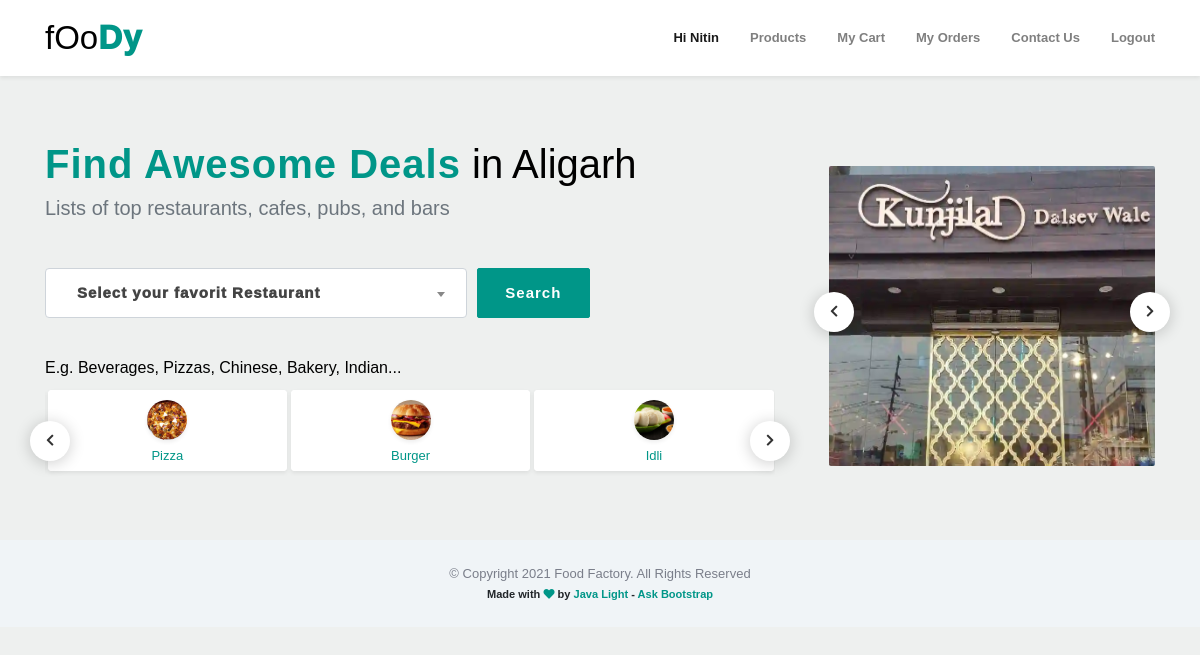
The page /home.php (signed in) on the database its author committed.
### tables this page shows
CREATE TABLE `categories` (
  `cid` int(11) NOT NULL auto_increment,
  `c_name` varchar(100) NOT NULL,
  `c_pic` varchar(100) NOT NULL,
  PRIMARY KEY  (`cid`),
  UNIQUE KEY `c_name` (`c_name`)
);

CREATE TABLE `restaurants` (
  `rid` int(11) NOT NULL auto_increment,
  `r_name` varchar(100) NOT NULL,
  `r_mobile` varchar(100) NOT NULL,
  `r_email` varchar(100) NOT NULL,
  `r_password` varchar(100) NOT NULL,
  `r_pic` varchar(100) NOT NULL default 'default.png',
  `r_city` varchar(100) NOT NULL,
  `r_address` varchar(100) NOT NULL default 'NA',
  `r_about` varchar(100) NOT NULL default 'NA',
  `r_title` varchar(100) NOT NULL default 'NA',
  `status` varchar(100) NOT NULL default 'Not Active',
  PRIMARY KEY  (`r_email`,`r_password`,`r_city`),
  UNIQUE KEY `rid` (`rid`)
);

### home.php (the view, shortened to what this page needs)
<?php
$city = $_SESSION['city'];
include './mycon.php';
?>
<!doctype html>
<html lang="en">
   <head>
      <link href="vendor/bootstrap/css/bootstrap.min.css" rel="stylesheet">
      <link href="vendor/fontawesome/css/all.min.css" rel="stylesheet">
      <link href="vendor/icofont/icofont.min.css" rel="stylesheet">
      <link href="vendor/select2/css/select2.min.css" rel="stylesheet">
      <link href="css/osahan.css" rel="stylesheet">
      <link rel="stylesheet" href="vendor/owl-carousel/owl.carousel.css">
      <link rel="stylesheet" href="vendor/owl-carousel/owl.theme.css">
      <link rel="stylesheet" href="css/index.css">
   </head>
   <body>
      <nav class="navbar navbar-expand-lg navbar-light bg-light osahan-nav shadow-sm">
         <?php include_once './user_header.php'; ?>
      </nav>
      <section class="pt-5 pb-5 homepage-search-block position-relative">
         <div class="container">
            <div class="row d-flex align-items-center">
               <div class="col-md-8">
                  <div class="homepage-search-title">
                     <h1 class="mb-2 font-weight-normal"><span class="font-weight-bold">Find Awesome Deals</span> in <?php echo $city;?></h1>
                     <h5 class="mb-5 text-secondary font-weight-normal">Lists of top restaurants, cafes, pubs, and bars </h5>
                  </div>
                  <div class="homepage-search-form">
                      <form class="form-noborder" method="post" action="user_restaurant.php">
                        <div class="form-row">
                           <div class="col-lg-7 col-md-7 col-sm-12 form-group">
                           </div>
                           <div class="col-lg-2 col-md-2 col-sm-12 form-group">
                               <input type="submit" class="btn btn-primary btn-block btn-lg btn-gradient" value="Search"/>
                           </div>
                        </div>
                     </form>
                  </div>
                  <h6 class="mt-4 text-shadow font-weight-normal">E.g. Beverages, Pizzas, Chinese, Bakery, Indian...</h6>
                  <div class="owl-carousel owl-carousel-category owl-theme">
                     <?php
                     $q2="select * from categories";
                     $re2=$con->query($q2);
                     while($r2=$re2->fetch_assoc())
                     {
                         ?>
                      <div class="item">
                        <div class="osahan-category-item">
                            <a href="products.php?c_name=<?php echo $r2['c_name'];?>">
                               <img class="img-fluid" src="admin/pics/products/<?php echo $r2['c_pic'];?>" alt="">
                              <h6><?php echo $r2['c_name'];?></h6>
                           </a>
                        </div>
                     </div>
                      <?php
                     }
                     ?>
                  </div>
               </div>
               <div class="col-md-4">
                  <div class="osahan-slider pl-4 pt-3">
                     <div class="owl-carousel homepage-ad owl-theme">
                        <?php
                        $q3="select * from restaurants";
                        $re3=$con->query($q3);
                        while($r3=$re3->fetch_assoc())
                        {
                            ?>
                         <div class="item">
                             <a href="login.php"><img class="img-fluid rounded" src="admin/pics/resto/<?php echo $r3['r_pic'];?>"  style="height: 300px;"></a>
                        </div>
                         <?php
                        }
                        ?>
                     </div>
                  </div>
               </div>
            </div>
         </div>
      </section>
      <footer class="pt-4 pb-4 text-center">
         <?php include_once './footer.php'; ?>
      </footer>
   </body>
</html>

### css/osahan.css (style rules this page uses)
body { background: #f3f7f8; font-size: 13px; font-weight: 500; }
button, a { outline: none !important; color: #009688; text-decoration: none !important; }
img { image-rendering: auto; }
.h1,.h2,.h3,.h4,.h5,.h6,h1,h2,h3,h4,h5,h6 { color: #000000; }
.osahan-nav { background: #fff none repeat scroll 0 0 !important; padding: 0; z-index: 9; }
:root { --input-padding-x: 1.5rem; --input-padding-y: 0.75rem; }
.homepage-search-block { background-color: #eef0ef; }
.homepage-search-form .form-group { position: relative; }
.homepage-search-form .btn { font-size: 15px; font-weight: 600; height: 50px; padding: 13px 5px; }
.osahan-category-item { background: #fff; margin: 5px 2px; border-radius: 3px; overflow: hidden; text-align: center; padding: 7px; box-shadow: 0 .125rem .25rem rgba(0,0,0,.075)!important; border: 1px solid #fff; }
.osahan-category-item h6 { margin: 0px; font-size: 13px; color: #009688; }
.osahan-category-item img { width: 40px; height: 40px; object-fit: cover; border-radius: 50px; box-shadow: 0 .125rem .25rem rgba(0,0,0,.075)!important; margin: 2px 0 8px 0; }
.btn-primary, .badge-danger { background-color: #009688 !important; border-color: #009688 !important; }
.btn-lg { font-size: 15px; font-weight: bold; padding: 14px 35px; letter-spacing: 1px; }
.btn { border-radius: 2px; }
.rounded { border-radius: 2px !important; }
.pb-5, .py-5 { padding-bottom: 4rem !important; }
.pt-5, .py-5 { padding-top: 4rem !important; }
footer { background-color: #f0f4f7; }

### css/index.css (style rules this page uses)
body { background-color: #eef0ef; font-family: "Montserrat", sans-serif; margin: 0; }
span { color: #009688; letter-spacing: 1px; font-weight: 1000; }

### rows shown on the page
categories: c_pic (picture), c_name "Pizza"
categories: c_pic (picture), c_name "Burger"
categories: c_pic (picture), c_name "Idli"
restaurants: r_pic (picture)

### other values the page prints
$_SESSION['name'] "Nitin"
$city "Aligarh"
